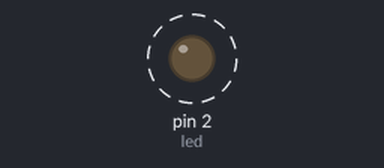
The sketch below on a simulated Arduino Uno, built with avr-gcc and run on an emulated ATmega328P. Parts: output pins drawn as LEDs (lit = HIGH). Dashed ring = blinking.

Above: at 0.2 s.
Timing chart, 0 to 3.0 s (numbered marks = the images above):
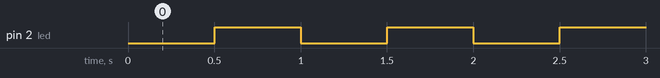

The sketch:

Blink_led_with_millis__.ino
```cpp
int led = 2;
unsigned long preTime;
int blink;
void setup()
{
  pinMode(led, OUTPUT);
}

void loop()
{
  if(millis() - preTime >= 1000) {preTime=millis();}
  blink = (millis() - preTime <= 500) ? 0 : 1;
  digitalWrite(led,blink);
}
```

Measured:
- by itself, pin 2 (led): alternates HIGH for 0.50 s and LOW for 0.50 s
